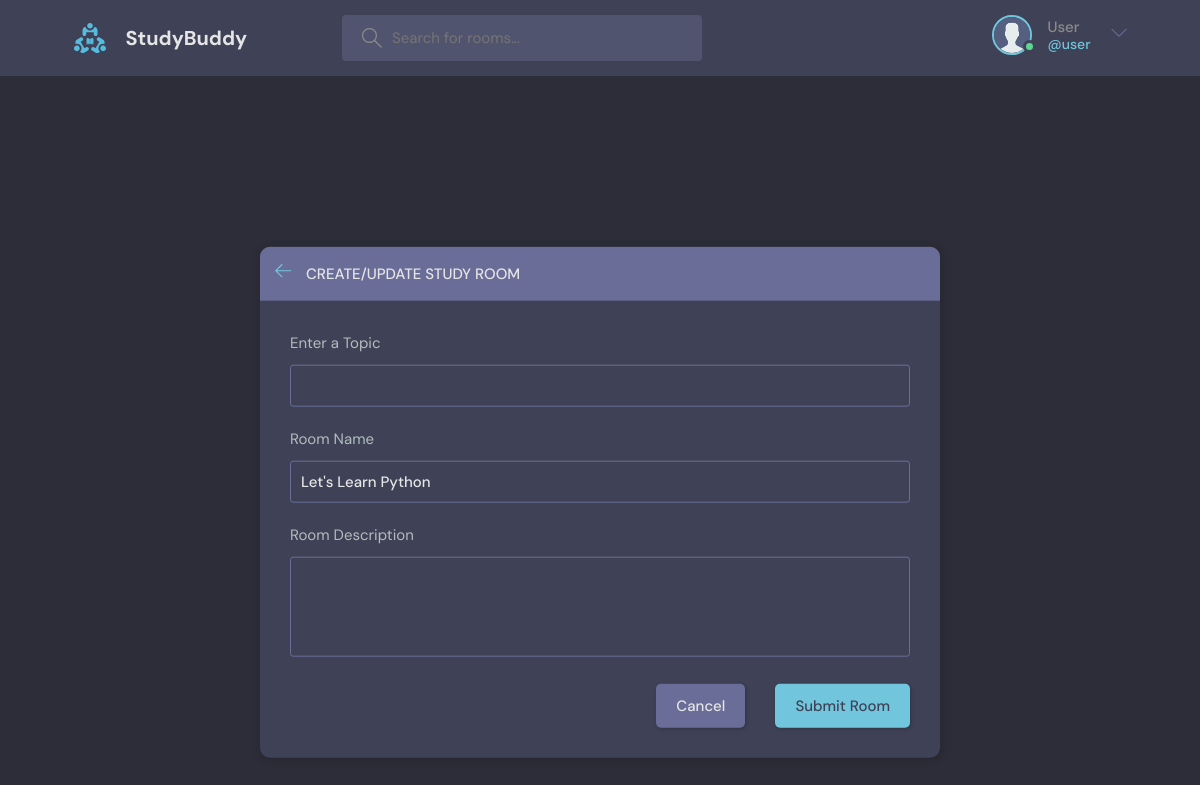
The app's page /update-room/1/ (signed in) with its own data.
### base/models.py (models this page shows, shortened)
class User(AbstractUser):
    name =  models.CharField(max_length=200,null=True)
    email = models.EmailField( unique= True ,null=True)
    bio = models.TextField(null=True)
    avatar = models.ImageField(null = True, default = "avatar.svg")
    USERNAME_FIELD = 'email'
    REQUIRED_FIELDS = []

class Room(models.Model):
    host = models.ForeignKey(User,on_delete=models.SET_NULL,null=True)
    topic = models.ForeignKey(Topic,on_delete=models.SET_NULL,null=True)
    name = models.CharField(max_length=200)
    description = models.TextField(null = True, blank= True)
    participants = models.ManyToManyField(User,related_name="participants",blank=True)
    updated = models.DateTimeField(auto_now=True)
    created = models.DateTimeField(auto_now_add=True)
    class meta():
        ordering = ['-updated','-created']

### base/views.py (the view, shortened to what this page needs)
# urls.py: path('update-room/<str:pk>/',views.updateRoom,name="update-room"),
@login_required(login_url = '/login')
def updateRoom(request,pk):
    room = Room.objects.get(id=pk)
    form = RoomForm(instance=room)
    topics = Topic.objects.all()
    if request.user != room.host:
        return HttpResponse("You are not allowed here!")
    context = {'form':form,'topics':topics}
    return render(request,'base/room_form.html',context)

### base/forms.py
class RoomForm(ModelForm):
    class Meta:
        model = Room
        fields = '__all__'
        exclude = ['host','participants']

### base/templates/base/room_form.html (shortened to what this page needs)
{% extends "main.html" %} {% block content %}
<main class="create-room layout">
  <div class="container">
    <div class="layout__box">
      <div class="layout__boxHeader">
        <div class="layout__boxTitle">
          <a href="{% url 'home' %}">
            <svg
              version="1.1"
              xmlns="http://www.w3.org/2000/svg"
              width="32"
              height="32"
              viewBox="0 0 32 32"
            >
              <title>arrow-left</title>
              <path
                d="M13.723 2.286l-13.723 13.714 13.719 13.714 1.616-1.611-10.96-10.96h27.625v-2.286h-27.625l10.965-10.965-1.616-1.607z"
              ></path>
            </svg>
          </a>
          <h3>Create/Update Study Room</h3>
        </div>
      </div>
      <div class="layout__body">
        <form class="form" action="" method="POST">
          <div class="form__group">
            <label for="room_topic">Enter a Topic</label>
            <input
              required
              type="text"
              name="topic"
              id="room_topic"
              list="topic-list"
            />
          </div>
          <div class="form__group">
            <label for="room_name">Room Name</label>
            {{form.name}}
          </div>
          <div class="form__group">
            <label for="room_description">Room Description</label>
            {{form.description}}
          </div>
          <div class="form__action">
            <a class="btn btn--dark" href="{% url 'home' %}">Cancel</a>
            <button class="btn btn--main" type="submit">Submit Room</button>
          </div>
        </form>
      </div>
    </div>
  </div>
</main>
{% endblock content %}

### templates/navbar.html (shortened to what this page needs)
{% load static %}
<header class="header header--loggedIn">
  <div class="container">
    <a href="{% url 'home' %}" class="header__logo">
      <img src="{% static 'images/logo.svg' %}" />
      <h1>StudyBuddy</h1>
    </a>
    <form class="header__search" method="GET" action="{% url 'home' %}">
      <label>
        <input name="q" placeholder="Search for rooms..." />
      </label>
    </form>
    <nav class="header__menu">
      {% if request.user.is_authenticated %}
      <div class="header__user">
        <a href="{% url 'update-user' %}">
          <div class="avatar avatar--medium active">
            <img src="{{request.user.avatar.url}}" />
          </div>
          <p>{{request.user.name}} <span>@{{request.user.username}}</span></p>
        </a>
        <button class="dropdown-button">
          <svg
            version="1.1"
            xmlns="http://www.w3.org/2000/svg"
            width="32"
            height="32"
            viewBox="0 0 32 32"
          >
            <title>chevron-down</title>
            <path d="M16 21l-13-13h-3l16 16 16-16h-3l-13 13z"></path>
          </svg>
        </button>
      </div>
      {% else %}
      <a href="{% url 'login' %}">
        <img src="{% static 'images/avatar.svg' %}" />
        <p>Login</p>
      </a>
      {% endif %}
    </nav>
  </div>
</header>

### records on screen
User: user.avatar (placeholder picture), user.name "User", user.username "user"
Room: name "Let's Learn Python"
